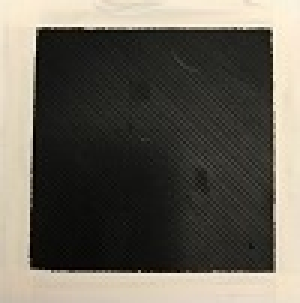
#> input picture software/train/train_test_actual.JPG, 100 x 101 px, found by its file name (shown 3 times larger)
$ python vision.py   (older library calls are emulated)
#> lines starting #> are read from the running program, lines starting #| are printed output that depends on the picture; after the words box and inside, x2 and y2 are one past the last pixel; in counts of white or black regions, pixels touching at a corner belong together
import cv2
import time
import numpy as np
import math
import serial
from serial.serialutil import SerialException
import os
import imutils
from objective import Objective
import sys
import matplotlib.pyplot as plt

distances = []
moving_avg_size = 15

DEMO_MODE = True

average_frame_rate = 5

#Constants
cm_per_pixel_area = (90.25/18448)*1.6
cm_per_pixel_cir = (38/490)*1.6

width = 480

morph = 7
low_canny = 50
canny = 200
extra_shift = 50 #px

matching_algorithm = cv2.TM_SQDIFF_NORMED

#Defaults
font = cv2.FONT_HERSHEY_SIMPLEX

#Load in training image(s)
template=cv2.imread('software/train/train_test_actual.jpg')
#> template is the input picture: shape (101, 100, 3); mean B, G, R 87.5, 98, 102.7
#cv2.imshow("", template)
template=cv2.cvtColor(template, cv2.COLOR_BGR2GRAY)
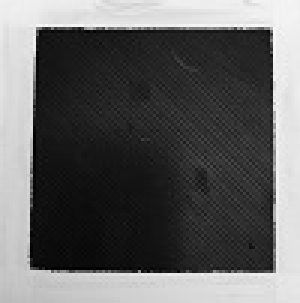
#> template: shape (101, 100) (shown 3 times larger); min 1, max 251, mean 98.2
w, h = template.shape[::-1]
#> w = 100; h = 101

def transform_frame(approximation, x1, y1):
    #Shift Points
    #Top Left
    approximation[0][0][0] += x1-15
    approximation[0][0][1] += y1-15
    #Bottom Left
    approximation[1][0][0] += x1-15
    approximation[1][0][1] += y1+15
    #Bottom Right
    approximation[2][0][0] += x1+15
    approximation[2][0][1] += y1+15
    #Top Right
    approximation[3][0][0] += x1+15
    approximation[3][0][1] += y1-15

def running_mean(x, N):
    cumsum = np.cumsum(np.insert(x, 0, 0))
    return (cumsum[N:] - cumsum[:-N]) / float(N)

def getLatestDistance(ser):
    distance = 31
    global distances
    while ser.inWaiting() > 0:
        distance = int(float(ser.readline().strip()))
        distances.append(distance)

    if len(distances) > moving_avg_size:
        distances = distances[len(distances)-moving_avg_size:]
        distance = running_mean(distances,10)[-1]

    return distance

def find_objective():
    objective = None

    LOCK_TIME = 2.5*average_frame_rate #frames
    LOCK_TIMER = 0

    try:
        ser = serial.Serial('/dev/cu.usbserial-141230', 9600)
        # ser = serial.Serial('COM7', 9600)
    except Exception as err:
        ser = None
        print("Distance measurement not available: " + str(err))

    kernel = cv2.getStructuringElement( cv2.MORPH_RECT, ( morph, morph ) )

    video_capture = cv2.VideoCapture(0)

    dimensions_cm = 0

    #Main Processing Loop
    while not objective:
        #Get frame
        ret, image = video_capture.read()
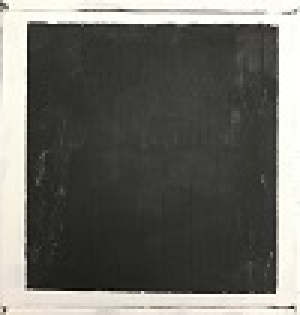
#> input picture software/train/train_test_actual_large.JPG, 100 x 105 px, given in place of the camera (shown 3 times larger)
#> image is the input picture: shape (105, 100, 3); mean B, G, R 99.9, 105.8, 106.2

        #Scale frame
        image = imutils.resize(image, width=width)
#> image: shape (504, 480, 3)

        #Flip and copy frame
        image = cv2.flip(image, 90)
        frame = np.copy(image)

        blurred = cv2.GaussianBlur(frame, (5,5), 0)

        gray = cv2.cvtColor(blurred, cv2.COLOR_BGR2GRAY)
        gray = cv2.bilateralFilter(gray, 1, 10, 120 )
        open = cv2.morphologyEx(gray, cv2.MORPH_OPEN, (5,5))
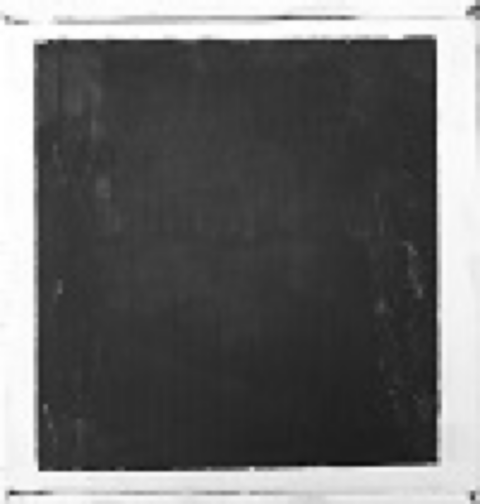
#> open: shape (504, 480); min 11, max 255, mean 104.9


        #Apply matching algorithm (Normalized Squared Difference)
        res = cv2.matchTemplate(open,template,matching_algorithm)
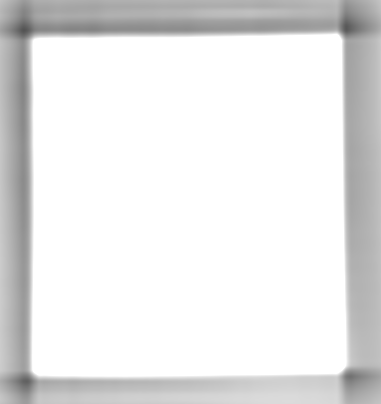
#> res: shape (404, 381) float32; min 0.332, max 1, mean 0.906

        #Get bounds
        min_val, max_val, min_loc, max_loc = cv2.minMaxLoc(res)
#> min_val = 0.332; max_val = 1; min_loc = (23, 30); max_loc = (334, 34)

        #Get box bounds
        top_left = min_loc
#> top_left = (23, 30)
        bottom_right = (top_left[0] + w, top_left[1] + h)
#> bottom_right = (123, 131)

        x1 = top_left[0]-int(w/2)
#> x1 = -27
        y1 = top_left[1]-int(h/2)
#> y1 = -20
        x2 = top_left[0]+int(1.5*w)
#> x2 = 173
        y2 = top_left[1]+int(1.5*h)
#> y2 = 181

        if x1 < 0:
            x1 = 0
        if y1 < 0:
            y1 = 0;

        if not(top_left[0] == 0 and top_left[1] == 0):
            cv2.rectangle(image,(x1, y1), (x2, y2), 255, 2)
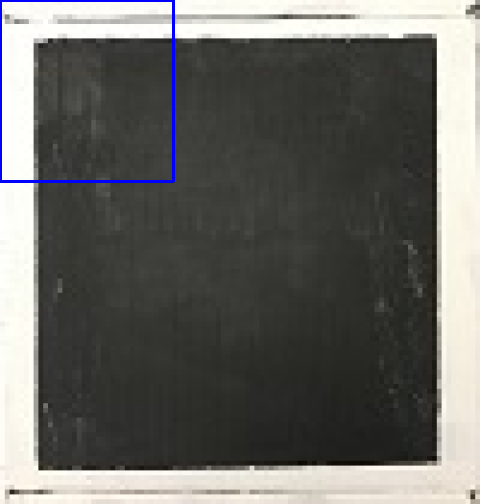
#> image: shape (504, 480, 3); mean B, G, R 100.6, 104.6, 105

        #Crop to scan area and copy to new variable
        scan_area = np.copy(frame[(y1):(y2), (x1):(x2)])

        #Filter
        blurred = cv2.GaussianBlur(scan_area, (5,5), 0)
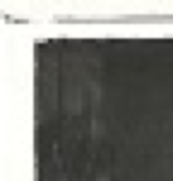
#> blurred: shape (181, 173, 3); mean B, G, R 125.8, 130.4, 130
        gray = cv2.cvtColor(blurred, cv2.COLOR_BGR2GRAY )
#> gray: shape (181, 173)
        gray = cv2.bilateralFilter( gray, 1, 10, 120 )

        #Canny
        edges = cv2.Canny(gray, low_canny, canny )
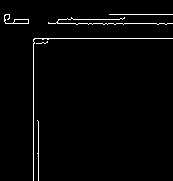
#> edges: shape (181, 173); 2.2% white in thin lines or dots
        contour_image, contours, hierarchy = cv2.findContours(edges, cv2.RETR_EXTERNAL, cv2.CHAIN_APPROX_SIMPLE )
#> contours = 6 contours, 5 with area under 20; largest, box (x1, y1, x2, y2) and area: (4, 14, 29, 24) 64

        if ser:
            try:
                distance = getLatestDistance(ser)
                # print("Distance: " + str(distance) + " cm")
                image = cv2.putText(image, "Distance: " + str(distance) + " cm", (0,240), font,0.5,(0,255,0),2)
            except ValueError as e:
                distance = None
                print(e)
                image = cv2.putText(image, "Distance measurement not available", (0,120), font,0.5,(0,0,255),2)
        else:
            distance = None

        if distance and not distance == -1:
            cm_per_pixel_area_norm = cm_per_pixel_area*1.04*(distance/31.0)
        else:
            cm_per_pixel_area_norm = cm_per_pixel_area


        for cont in contours:
            area = cv2.contourArea(cont)

            if area < 1000:
                continue

            arc_len = cv2.arcLength( cont, True )
            approximation = cv2.approxPolyDP( cont, 0.1 * arc_len, True )

            if ( len( approximation ) == 4 ):
                transform_frame(approximation, x1, y1)

                cv2.drawContours(image,[approximation],-1,( 111, 63, 228 ),2)

                x1_s = approximation[0][0][0]
                x2_s = approximation[2][0][0]
                y1_s = approximation[0][0][1]
                y2_s = approximation[2][0][1]

                center_x = int(x1_s + (x2_s-x1_s)/2)
                center_y = int(y1_s + (y2_s-y1_s)/2)

                center = (center_x-extra_shift,center_y)
                side1 = (center_x-extra_shift - 10,y2_s)
                side2 = (x1_s, center_y-extra_shift - 10)

                area_cm = round(area*cm_per_pixel_area_norm,2)
                dimensions_cm = round(math.sqrt(area*cm_per_pixel_area_norm),2)

                image = cv2.putText(image, str(area_cm) + " cm^2", center, font,0.5,(0,255,0),2)
                image = cv2.putText(image, str(dimensions_cm) + " cm", side1, font,0.5,(0,255,0),2)
                image = cv2.putText(image, str(dimensions_cm) + " cm", side2, font,0.5,(0,255,0),2)

                if(LOCK_TIMER >= LOCK_TIME):
                    image = cv2.putText(image, "Objective Locked", (0,260), font,0.5,(255,0,255),2)
                    print("\nObjective Locked")
                    print("Distance", distance, "cm")
                    objective = Objective(dimensions_cm,dimensions_cm,dimensions_cm)
                    break
                else:
                    image = cv2.putText(image, "Locking {0:.2f}".format((LOCK_TIMER/LOCK_TIME)*100) + "%", (0,260), font,0.5,(0,0,255),2)
                    sys.stdout.write('\r')
                    sys.stdout.write("Locking {0:.2f}".format((LOCK_TIMER/LOCK_TIME)*100) + "%")
                    sys.stdout.flush()
                    LOCK_TIMER += 1
            else:
                if LOCK_TIMER > 0:
                    LOCK_TIMER -= 1

        if(not DEMO_MODE):
            cv2.imshow("Gray",gray)
            cv2.imshow("Blurred",blurred)
            cv2.imshow("Canny",edges)
            cv2.imshow("Contours",contour_image)

        cv2.imshow("Camera Feed",image)

        if cv2.waitKey(27) & 0xFF == ord('q') :
            break

        if (cv2.waitKey(99) & 0xFF == ord('c')):
            cv2.imwrite( '../cache/object.jpg', frame )
            break

    video_capture.release()

    cv2.destroyAllWindows()

    cv2.imshow("Camera Feed",image)

    while True:
        if cv2.waitKey(1) & 0xFF == ord('q'):
            break

    return objective

if __name__ == "__main__":
    find_objective()
#> (the call stopped at in getLatestDistance, `while ser.inWaiting() > 0:`: serial is not available in this run)
